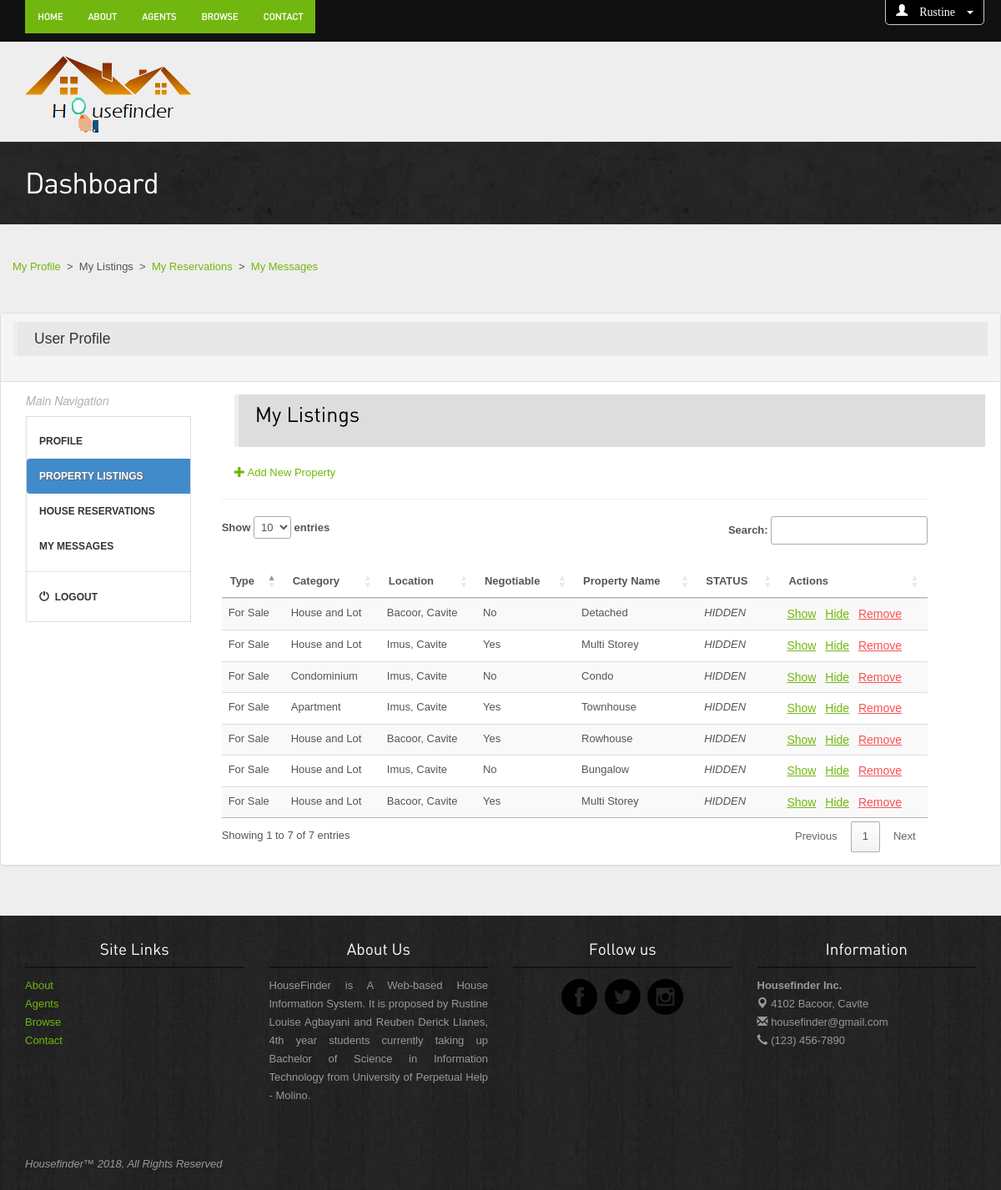
/agent-panel-listings.php (signed in), run on the app's committed database.
### tables this page shows
CREATE TABLE `properties` (
  `id` int(11) NOT NULL AUTO_INCREMENT,
  `property_type` varchar(255) NOT NULL,
  `property_category` varchar(255) NOT NULL,
  `location` varchar(255) NOT NULL,
  `postal` varchar(255) NOT NULL,
  `price` varchar(255) NOT NULL,
  `negotiable` varchar(255) NOT NULL,
  `property_size` varchar(255) NOT NULL,
  `property_title` varchar(255) NOT NULL,
  `bedrooms` varchar(255) NOT NULL,
  `bathrooms` varchar(255) NOT NULL,
  `garages` varchar(255) NOT NULL,
  `storey` varchar(255) NOT NULL,
  `additional` varchar(255) NOT NULL,
  `first_name` varchar(255) NOT NULL,
  `featured` varchar(255) NOT NULL,
  `agent_id` int(11) NOT NULL,
  PRIMARY KEY (`id`)
);

### agent-panel-listings.php (the view, shortened to what this page needs)
<?php
require_once 'db.php';
?>
<html>
<head>
    <link rel="stylesheet" href="//cdn.datatables.net/1.10.16/css/jquery.dataTables.min.css" />
    <link rel="stylesheet" href="assets/bootstrap/css/bootstrap.css" />
    <link rel="stylesheet" href="assets/style.css"/>
    <link rel="stylesheet" href="assets/owl-carousel/owl.carousel.css">
    <link rel="stylesheet" href="assets/owl-carousel/owl.theme.css">
    <link rel="stylesheet" type="text/css" href="assets/slitslider/css/style.css" />
    <link rel="stylesheet" type="text/css" href="assets/slitslider/css/custom.css" />
    </head>
    <nav class="navbar navbar-fixed-top">
<div class="navbar-wrapper">
        <div class="navbar-inverse" role="navigation">
          <div class="container">
            <div style="margin-right: 50px;" class="navbar-collapse  collapse">
                <nav class="shift">
              <ul class="nav navbar-nav navbar-left">
               <li class="active"><a href="index.php">Home</a></li>
                <li class="active"><a href="about.php">About</a></li>
                <li class="active"><a href="agents.php">Agents</a></li>
                <li class="active"><a href="buysalerent.php">Browse</a></li>
                <li class="active"><a href="contact.php">Contact</a></li>
              </ul>
                </nav>
            </div>
          </div>
        </div>
  <div class="dropdown">
    <button style="background-color: #000; font-color: white; float: right; margin-top: -54px; margin-right: 20px;" class="btn btn-default dropdown-toggle" type="button" data-toggle="dropdown">
     <span style="color: white" class="glyphicon glyphicon-user "><?php echo "<span style='color: #FFF;'> ".$_SESSION["first_name"]." </span>" ?></span>
        <span class="caret white"></span>
      </button>
  </div>
    </div>
     </nav>
    <br>
    <br>
<div class="container">
<div class="header">
<a href="agent-index.php"><img style="margin-top: -30px;" src="images/logo2.png" alt="Housefinder"><img style="margin-top: 50px; margin-left: -210px; margin-bottom: -20px;" src="images/title.png"></a>
</div>
</div>
        <div class="inside-banner">
            <div class="container">
                <h2>Dashboard</h2>
            </div>
        </div>
    <body>
<div class="container">
<div class="spacer">
<div class="row">
          <span class="pull-left"><a href="agent-panel-profile.php">My Profile</a> &nbsp>&nbsp My Listings &nbsp>&nbsp <a href="agent-panel-reservations.php">My Reservations</a> &nbsp>&nbsp <a href="agent-panel-messages.php">My Messages</a> </span>
    <br>
    <br><br>
             <div style="overflow-x: hidden;" class="row">
              <div class="panel panel-default">
              <div class="panel-heading">
                  <blockquote style="background-color: #E8E8E8;" class="blockquote">
                        <p class="mb-0">User Profile</p>
                    </blockquote>
                  </div>
               <div class="panel-body">
              <div class="col-md-2 col-xs-9 col-sm-5 col-lg-2">
                  <i><h6 style="color: #b0b0b0;">Main Navigation</h6></i>
            <nav class="nav-sidebar">
                <ul class="nav">
                    <li><a href="agent-panel-profile.php">Profile</a></li>
                    <li class="active"><a href="agent-panel-listings.php">Property Listings</a></li>
                    <li><a href="agent-panel-reservations.php">House Reservations</a></li>
                    <li><a href="agent-panel-messages.php">My Messages</a></li>
                    <li class="nav-divider"></li>
                    <li><a href="logout.php"><i class="glyphicon glyphicon-off"></i>&nbsp Logout</a></li>
                </ul>
            </nav>
            <br>
            <br>
              </div>
              <div style="margin-left: 40px;" class="col-md-10 col-xs-10 col-sm-10 col-lg-9" >
                  <div class="container" >
                    <blockquote style="background-color: #ddd; width: 900px;"><h3>My Listings</h3></blockquote>
                        <a href="add-property.php"><i class="glyphicon glyphicon-plus"></i> Add New Property</a>
                  </div>
                   <hr>
        <?php
            $sql = "SELECT property_type, property_category, location, negotiable, property_title FROM properties WHERE first_name = '".$_SESSION["first_name"]."'";
            $result = $mysqli->query($sql);
        ?>
                    <table style="font-size: 13px" id="listings" class="table table-striped table-hover" cellspacing="0" width="930px">
                        <thead>
                            <tr>
                                <th>Type</th>
                                <th>Category</th>
                                <th>Location</th>
                                <th>Negotiable</th>
                                <th>Property Name</th>
                                <th>STATUS</th>
                                <th>Actions</th>
                            </tr>
                        </thead>
                        <tbody>
                           <?php while($row = $result->fetch_assoc()){  ?>
                            <tr>
                                <td><?php echo $row['property_type']; ?></td>
                                <td><?php echo $row['property_category']; ?></td>
                                <td><?php echo $row['location']; ?></td>
                                <td><?php echo $row['negotiable']; ?></td>
                                <td><?php echo $row['property_title']; ?></td>
                                <td>
                                    <?php
                                        $yehey = 1;
                                        if ($yehey == 1) {
                                            echo "<i>HIDDEN</i>";
                                        } else {
                                            echo "<i>DISPLAYED</i>";
                                        }
                                    ?>
                                </td>
                                <td>
                                    <a style="font-size: 14px;" href=""><u>Show</u></a> &nbsp
                                    <a style="font-size: 14px;" href="#"><u>Hide</u></a> &nbsp
                                    <a style="font-size: 14px; color: #FA5252;" href="#"><u>Remove</u></a>
                                </td>
                            </tr>
                           <?php } ?>
                        </tbody>
                    </table>
              </div>
        </div>
    </div>
    </div>
</div>
</div>
</div>
    </body>
</html>
<?php include 'footer.php'; ?>

### footer.php (shortened to what this page needs)
<html>
<head>
</head>
<body>
<div class="footer">
<div class="container">
<div class="row">
            <div class="col-lg-3 col-sm-3">
                <center><h4>Site Links</h4></center>
                   <ul class="row">
                <li class="col-lg-12 col-sm-12 col-xs-3"><a href="about.php">About</a></li>
                <li class="col-lg-12 col-sm-12 col-xs-3"><a href="agents.php">Agents</a></li>
                <li class="col-lg-12 col-sm-12 col-xs-3"><a href="buysalerent.php">Browse</a></li>
                <li class="col-lg-12 col-sm-12 col-xs-3"><a href="contact.php">Contact</a></li>
              </ul>
            </div>
            <div class="col-lg-3 col-sm-3">
                <center>
                    <h4>About Us</h4>
                    <p style="text-align: justify; color: #999999;">HouseFinder is A Web-based House Information System. It is proposed by Rustine Louise Agbayani and Reuben Derick Llanes, 4th year students currently taking up Bachelor of Science in Information Technology from University of Perpetual Help - Molino.</p>
                </center>
            </div>
            <div class="col-lg-3 col-sm-3">
                <center>
                    <h4>Follow us</h4>
                    <a href="#"><img src="images/facebook.png" alt="facebook"></a>
                    <a href="#"><img src="images/twitter.png" alt="twitter"></a>
                    <a href="#"><img src="images/instagram.png" alt="instagram"></a></center>
            </div>
             <div class="col-lg-3 col-sm-3">
                 <center>
                    <h4>Information</h4>
                 <p style="text-align: left; color: #999999;"><b>Housefinder Inc.</b><br>
                    <span class="glyphicon glyphicon-map-marker"></span> 4102 Bacoor, Cavite <br>
                    <span class="glyphicon glyphicon-envelope"></span> housefinder@gmail.com<br>
                    <span class="glyphicon glyphicon-earphone"></span> (123) 456-7890
                </p>
                 </center>
            </div>
        </div>
<p style="float: left; color: #999999;" class="copyright"><i>Housefinder&trade; <?php echo date('Y'); ?>, All Rights Reserved</i></p>
</div></div>
</body>
</html>

### assets/style.css (style rules this page uses)
body { color:#555; font:normal 13px/22px Arial; background: #eee; }
h1,h2,h3,h4,h5 { font-weight:normal; font-family: din;margin: 0;padding: 0;color: #000 }
h2 { font-size: 35px; letter-spacing: -1px;margin-bottom: 20px; }
h3 { margin: 0 0 15px 0; font-size: 25px; }
h4 { margin: 10px 0; font-size: 19px; }
h6 { margin: 0 0 10px 0; font-size: 14px; }
p { margin-bottom: 30px; }
a { color:#72b70f; text-decoration:none;outline: none; }
.spacer { margin-top: 40px;margin-bottom:40px; }
table { background-color: #fff; }
.btn { border-radius: 5px; font-family: din; outline: none; }
.header { padding: 20px 0; }
.navbar-inverse { background-color: #111; }
.navbar-inverse .navbar-nav > li > a { font-size: 11px;padding-top: 10px;padding-bottom: 10px;font-family: din;text-transform: uppercase; }
.navbar-inverse .navbar-nav > .active > a, .navbar-inverse .navbar-nav > .active > a:hover, .navbar-inverse .navbar-nav > .active > a:focus { background-color: #72b70f; }
.inside-banner { background:url(../images/bginside.jpg) #222;color: #fff; padding: 30px 0; }
.inside-banner h2 { margin: 0; color: #fff; }
.footer { background:url(../images/bg.jpg) #222; padding: 20px 0; color: #999; }
.footer h4 { color: #fff;border-bottom: 2px solid #131313;margin-bottom: 10px;padding-bottom: 10px; }
.footer ul { list-style: none;padding: 0; }
.footer p.copyright { margin: 30px 0 0 0; }

### agent-panel-listings.php (style rules this page uses)
.nav-sidebar { width: 120%; padding: 8px 0; border: 1px solid #ddd; font-size: 12px; font-weight: normal; }
.nav-sidebar a { color: #333; -webkit-transition: all 0.08s linear; -moz-transition: all 0.08s linear; -o-transition: all 0.08s linear; transition: all 0.08s linear; -webkit-border-radius: 4px 0 0 4px; -moz-border-radius: 4px 0 0 4px; border-radius: 4px 0 0 4px; }
.nav-sidebar .active a { cursor: default; background-color: #428bca; color: #fff; text-shadow: 1px 1px 1px #666; }
.white { border-top:4px solid white; }
nav ul li a { display: block; padding: 1px; text-decoration: none; color: #aaa; font-weight: 800; text-transform: uppercase; }
nav ul li a, nav ul li a:after, nav ul li a:before { transition: all .5s; }
nav.shift ul li a { position:relative; z-index: 1; }
nav.shift ul li a:after { display: block; position: absolute; top: 0; left: 0; bottom: 0; right: 0; margin: auto; width: 100%; height: 1px; content: '.'; color: transparent; background: #000; visibility: none; opacity: 0; z-index: -1; }

### footer.php (style rules this page uses)
body { font-family: 'Titillium Web', sans-serif; }

### data on the page
properties: property_type "For Sale", property_category "House and Lot", location "Bacoor, Cavite", negotiable "No", property_title "Detached"
properties: property_type "For Sale", property_category "House and Lot", location "Imus, Cavite", negotiable "Yes", property_title "Multi Storey"
properties: property_type "For Sale", property_category "Condominium", location "Imus, Cavite", negotiable "No", property_title "Condo"
properties: property_type "For Sale", property_category "Apartment", location "Imus, Cavite", negotiable "Yes", property_title "Townhouse"
properties: property_type "For Sale", property_category "House and Lot", location "Bacoor, Cavite", negotiable "Yes", property_title "Rowhouse"
properties: property_type "For Sale", property_category "House and Lot", location "Imus, Cavite", negotiable "No", property_title "Bungalow"
properties: property_type "For Sale", property_category "House and Lot", location "Bacoor, Cavite", negotiable "Yes", property_title "Multi Storey"

### other printed values
$_SESSION["first_name"] "Rustine"
